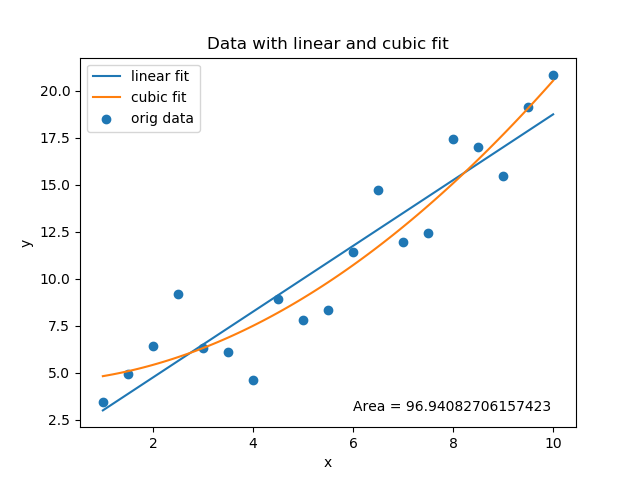

This figure's Python source:
import matplotlib.pyplot as plt
import numpy as np
from scipy.stats import linregress
from scipy.optimize import curve_fit
from scipy.integrate import quad

def line(x,c,m):
    return m*x + c

def cubic(x,a0,a1,a2,a3):
    return a0 + a1*x + a2*x*x + a3*x*x*x

def bic(y, yhat, k, weight = 1):
    err = y - yhat
    sigma = np.std(np.real(err))
    n = len(y)
    B = n*np.log(sigma**2) + weight*k*np.log(n)
    return B

x = np.array([ 1.,   1.5,  2.,   2.5,  3.,   3.5,  4.,   4.5,  5.,   5.5,  6.,
    6.5,  7.,   7.5, 8.,   8.5,  9.,   9.5, 10. ])
y = np.array([3.43, 4.94, 6.45, 9.22, 6.32, 6.11, 4.63, 8.95, 7.8, 8.35, 11.45,
    14.71, 11.97, 12.46, 17.42, 17.0, 15.45, 19.15, 20.86])
dense_x = np.linspace(x[0],x[-1],int((x[-1]-x[0])/0.1) + 1)

# linear regression
slope, intercept, *t = linregress(x,y)
print("linear fit: ", slope, intercept, ", BIC = ", 
        bic(y,line(x, intercept, slope),2))

# cubic fit
params, params_covariance = curve_fit(cubic,x,y)
print("cubic fit: ",params, ", BIC = ", bic(y,cubic(x, *params),4))

# find area
area, err = quad(cubic, x[0], x[-1], args=tuple(params))
print("area under cubic fit: ", area)

# plot
fig, ax = plt.subplots()

ax.scatter(x,y, label="orig data")
ax.plot(x,line(x,intercept, slope), label="linear fit")
ax.plot(dense_x, cubic(dense_x, *params), label="cubic fit")
ax.text(6, 3, "Area = " + str(area))

ax.set_title("Data with linear and cubic fit")
ax.set_xlabel("x")
ax.set_ylabel("y")
ax.legend()

fig.savefig('ypang_01.png')
plt.show()
